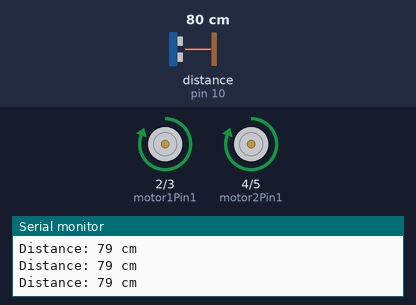
A sketch run on a simulated Arduino Uno, built with avr-gcc and run on an emulated ATmega328P. On the bench: motor-driver pin pairs drawn as motors (green arrow = first pin HIGH = forward, orange = second pin HIGH = backward, longer = more drive), the last lines printed to the serial monitor. Wiring (inferred from the names in the program): ultrasonic range finder: trigger pin 9; echo pin 10. The inputs (shaded band) are chosen by the test bench; at power-on: distance to the obstacle (sensor on pin 10) 80 cm. The echo pulse lasts 58.3 µs per cm.

Above: at 1.2 s.
1.3 s: distance to the obstacle (sensor on pin 10) set to 2 cm
At 1.7 s:
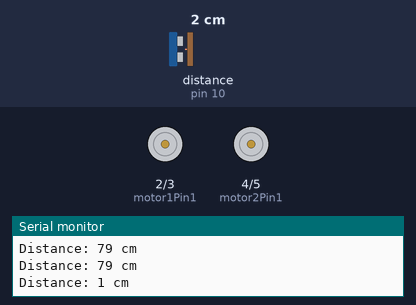
4.3 s: distance to the obstacle (sensor on pin 10) set to 14 cm
7.3 s: distance to the obstacle (sensor on pin 10) set to 17 cm
At 7.7 s:
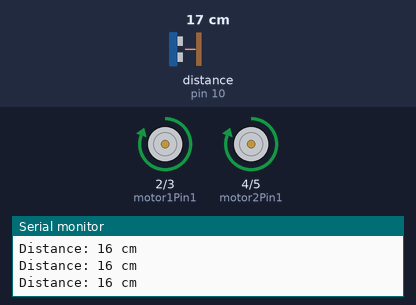
10.3 s: distance to the obstacle (sensor on pin 10) set to 4 cm
At 11.1 s:
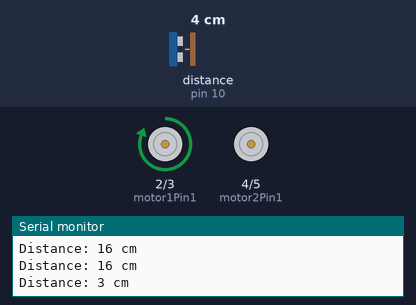
Timing chart, 0 to 14.3 s (numbered marks = the images above; inputs shaded):
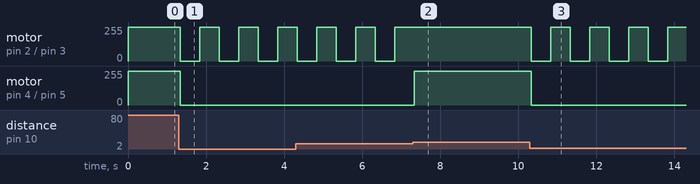

Measured:
- the behaviour switches between 15 and 16 cm on distance to the obstacle (sensor on pin 10) (found by bisection; images 1 and 2)
- after the input at 1.3 s, motor on pin 2 (motor1Pin1) / pin 3 (motor1Pin2): alternates forward 255/255 for 0.50 s and stopped for 0.50 s, starting at once; motor on pin 4 (motor2Pin1) / pin 5 (motor2Pin2): forward 255/255 → stopped at once
- after the input at 7.3 s, motor on pin 2 (motor1Pin1) / pin 3 (motor1Pin2): stops changing and stays forward 255/255; motor on pin 4 (motor2Pin1) / pin 5 (motor2Pin2): stopped → forward 255/255 at once
- after the input at 10.3 s, motor on pin 2 (motor1Pin1) / pin 3 (motor1Pin2): alternates forward 255/255 for 0.50 s and stopped for 0.50 s, starting at once; motor on pin 4 (motor2Pin1) / pin 5 (motor2Pin2): forward 255/255 → stopped at once

The sketch:

robot_car.ino
```cpp
// Define motor pins
const int motor1Pin1 = 2; // Motor A forward
const int motor1Pin2 = 3; // Motor A backward
const int motor2Pin1 = 4; // Motor B forward
const int motor2Pin2 = 5; // Motor B backward

// Define ultrasonic sensor pins
const int trigPin = 9;
const int echoPin = 10;

// Define distance threshold (in cm)
const int distanceThreshold = 15;

void setup() {
    // Initialize motor pins
    pinMode(motor1Pin1, OUTPUT);
    pinMode(motor1Pin2, OUTPUT);
    pinMode(motor2Pin1, OUTPUT);
    pinMode(motor2Pin2, OUTPUT);

    // Initialize ultrasonic sensor pins
    pinMode(trigPin, OUTPUT);
    pinMode(echoPin, INPUT);

    // Start serial communication for debugging
    Serial.begin(9600);
}

void loop() {
    // Measure distance
    long duration, distance;

    digitalWrite(trigPin, LOW);
    delayMicroseconds(2);

    digitalWrite(trigPin, HIGH);
    delayMicroseconds(10);
    digitalWrite(trigPin, LOW);

    duration = pulseIn(echoPin, HIGH);
    distance = (duration / 2) / 29.1; // Convert to cm

    // Print distance for debugging
    Serial.print("Distance: ");
    Serial.print(distance);
    Serial.println(" cm");

    // Control robot movement
    if (distance < distanceThreshold) {
        // Stop and turn if obstacle is detected
        stopMotors();
        delay(500); // Delay to simulate turning
        turnRight(); // Adjust to turn in the desired direction
        delay(500); // Delay for turn duration
    } else {
        // Move forward if no obstacle
        moveForward();
    }
}

void moveForward() {
    digitalWrite(motor1Pin1, HIGH);
    digitalWrite(motor1Pin2, LOW);
    digitalWrite(motor2Pin1, HIGH);
    digitalWrite(motor2Pin2, LOW);
}

void stopMotors() {
    digitalWrite(motor1Pin1, LOW);
    digitalWrite(motor1Pin2, LOW);
    digitalWrite(motor2Pin1, LOW);
    digitalWrite(motor2Pin2, LOW);
}

void turnRight() {
    digitalWrite(motor1Pin1, HIGH);
    digitalWrite(motor1Pin2, LOW);
    digitalWrite(motor2Pin1, LOW);
    digitalWrite(motor2Pin2, LOW);
}
```
